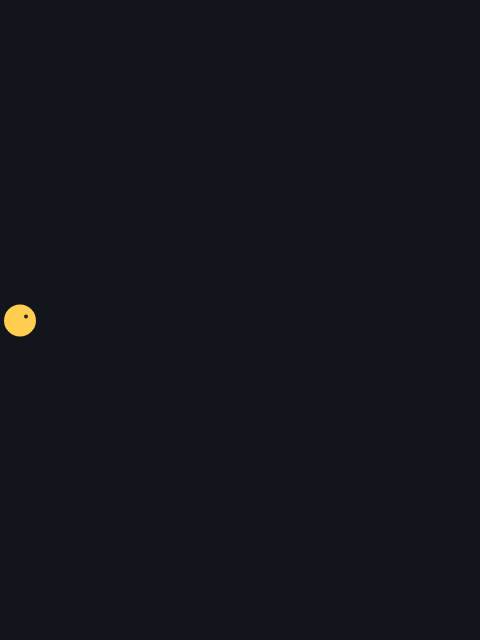
Frame 1 (no input)
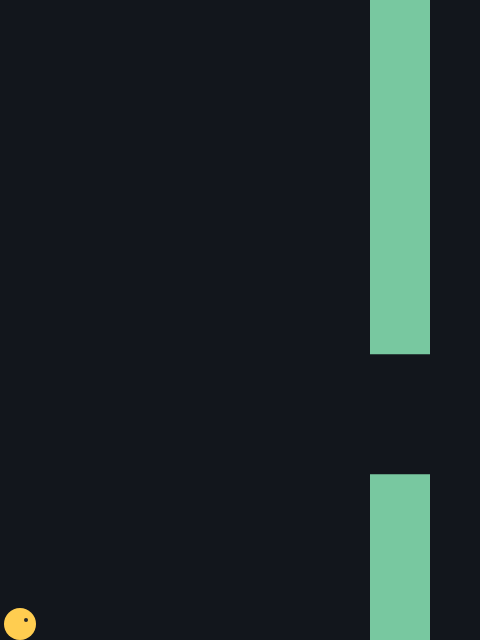
Frame 60 (no input)
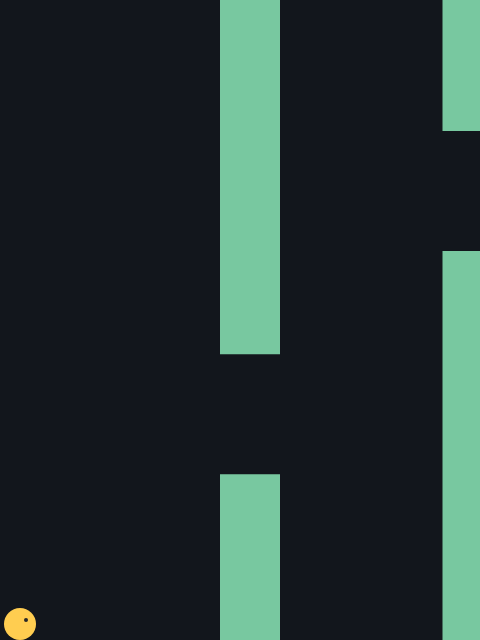
Frame 120 (the mouse pressed at the canvas centre since frame 60)

The p5.js sketch that drew these frames (run headless with seeded random() and noise() and a simulated clock; from frame 60 on, the mouse is pressed at the canvas centre):

// p5.js sketch
// ── sketch.js
// DM2008 — Mini Project
// FLAPPY BIRD (Starter Scaffold)
//
// Complete this scaffold into a playable game.
// Your game should have player control, collision detection,
// score tracking, and at least two game states.

// 3. Add collision detection between the bird and pipes
// 4. Add scoring when the bird passes a pipe
// 5. Add game states — at minimum a playing state and a game over state

// Stretch: add a start screen, a high score, or a difficulty curve.   

/* ----------------- Globals ----------------- */
let bird;
let pipes = [];
let score = 0;
let spawnCounter = 0;

const SPAWN_RATE = 90;
const PIPE_SPEED = 2.5;
const PIPE_GAP = 120;
const PIPE_W = 60;

// Game states: "playing" or "gameover" — add more if you need them
let gameState = "playing";


/* ----------------- Setup & Draw ----------------- */
function setup() {
  createCanvas(480, 640);
  noStroke();
  bird = new Bird(20, height / 2);
  pipes.push(new Pipe(width + 40));

}

function draw() {
  background(18, 22, 28);

  if (gameState === "playing") {
    bird.update();

    // Spawn a new pipe every SPAWN_RATE frames, then reset the counter
    spawnCounter++;
    if (spawnCounter >= SPAWN_RATE) {
       pipes.push(new Pipe(width + 40));
       spawnCounter = 0;
    }

    for (let i = pipes.length - 1; i >= 0; i--) {
      pipes[i].update();
      pipes[i].show();

      // When the bird hits a pipe, trigger game over
      if (pipes[i].hits(bird)) {
        // What should happen when the game ends?
      }

      // When the bird passes a pipe, increment the score
      // Hint: use pipes[i].passed to make sure you only score once per pipe
      if (!pipes[i].passed && pipes[i].x + pipes[i].w < bird.pos.x) {
        score = score + 1;
        pipes[i].passed = true;
      }

      if (pipes[i].offscreen()) {
        pipes.splice(i, 1);
      }
    }

    bird.show();

    // Display the score — look up textAlign() and textSize() in the p5.js reference
  }

  if (gameState === "gameover") {
    // What should the player see when the game ends?
    // How do they restart?
  }
}

/* ----------------- Input ----------------- */
function keyPressed() {
  space = bird.flap();
}

/* ----------------- Classes ----------------- */
class Bird {
  constructor(x, y) {
    this.pos = createVector(x, y);
    this.vel = createVector(0, 0);
    this.acc = createVector(0, 0);
    this.r = 16;
    this.gravity = 0.45;
    this.flapStrength = -8.0;
  }

  applyForce(fy) {
    this.acc.y += fy;
  }

  flap() {
    // A negative y velocity moves the bird upward
    this.vel.y = this.flapStrength;
  }

  update() {
    this.applyForce(this.gravity);
    this.vel.add(this.acc);
    this.pos.add(this.vel);
    this.acc.mult(0);

    // Keep the bird within the canvas vertically
    if (this.pos.y < this.r) {
      this.pos.y = this.r;
      this.vel.y = 0;
    }

    // Touching the ground is game over — same as hitting a pipe
    if (this.pos.y > height - this.r) {
      this.pos.y = height - this.r;
      this.vel.y = 0;
    }
  }

  show() {
    fill(255, 205, 80);
    circle(this.pos.x, this.pos.y, this.r * 2);
    fill(40);
    circle(this.pos.x + 6, this.pos.y - 4, 4);
  }
}

class Pipe {
  constructor(x) {
    this.x = x;
    this.w = PIPE_W;
    this.speed = PIPE_SPEED;

    const margin = 40;
    const gapY = random(margin, height - margin - PIPE_GAP);
    this.top = gapY;
    this.bottom = gapY + PIPE_GAP;

    this.passed = false;
  }

  update() {
    this.x -= this.speed;
  }

  show() {
    fill(120, 200, 160);
    rect(this.x, 0, this.w, this.top);
    rect(this.x, this.bottom, this.w, height - this.bottom);
  }

  offscreen() {
    // 'return' sends a value back to wherever this method was called
    // We'll cover this properly next week, for now just know it gives back true or false
    return this.x + this.w < 0;
  }

  // Checks if the bird overlaps with either pipe rectangle
  // 1) Is the bird within the pipe's x range?
  // 2) If yes, is it outside the gap — above the top or below the bottom?
  hits(bird) {
    // This method also uses 'return' — coming up next week!
     const withinX = (bird.pos.x + bird.r > this.x) && (bird.pos.x - bird.r < this.x + this.w);
     const aboveGap = bird.pos.y - bird.r < this.top;
     const belowGap = bird.pos.y + bird.r > this.bottom;
    return withinX && (aboveGap || belowGap);
  }
} 
